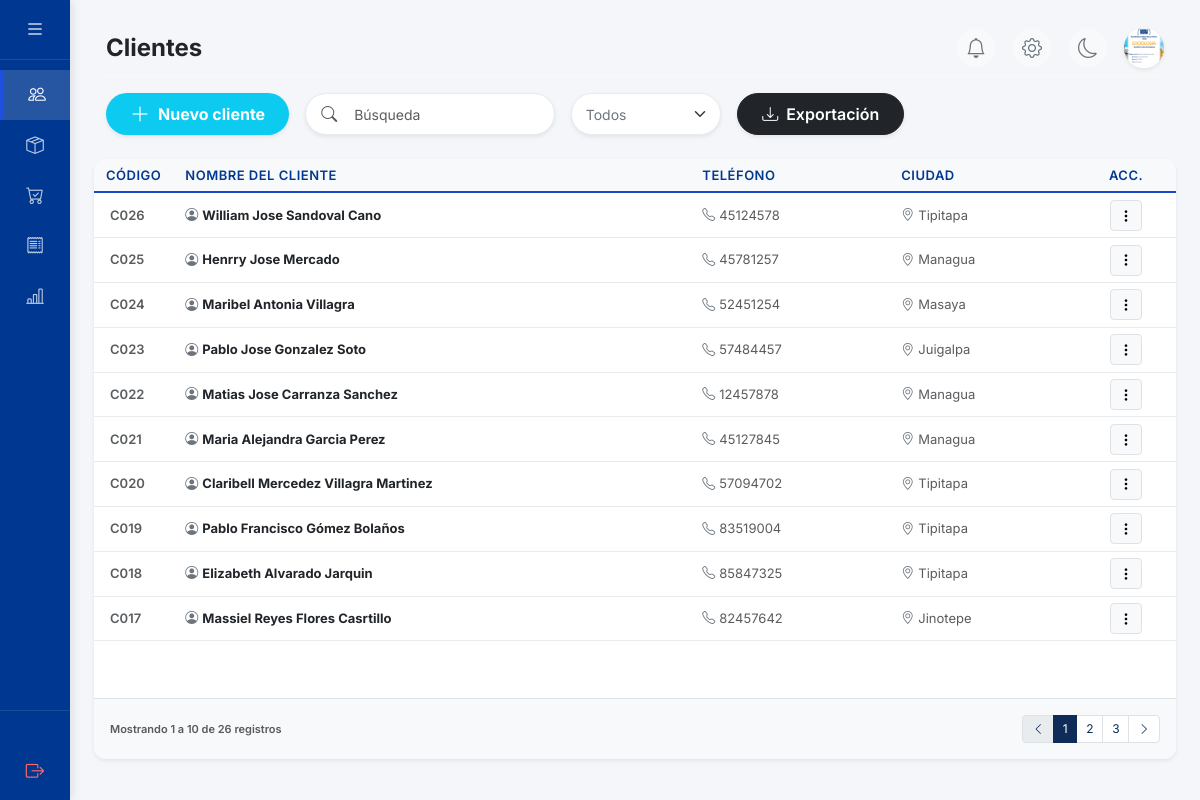
Screenshot of /clientes (signed in) with the database file from the repository.
### models/usuario.py (models this page shows, shortened)
class Usuario(UserMixin, db.Model):
    __tablename__ = "usuarios"
    id = db.Column(
        db.Integer,
        primary_key=True
    )
    username = db.Column(
        db.String(50),
        unique=True,
        nullable=False
    )
    password_hash = db.Column(
        db.String(255),
        nullable=False
    )
    nombre_completo = db.Column(
        db.String(150),
        nullable=True
    )
    direccion = db.Column(
        db.String(255),
        nullable=True
    )
    genero = db.Column(
        db.String(20),
        nullable=True
    )
    telefono = db.Column(
        db.String(20),
        nullable=True
    )
    foto_perfil = db.Column(
        db.String(255),
        nullable=True
    )
    rol_id = db.Column(
        db.Integer,
        db.ForeignKey("roles.id"),
        nullable=False
    )
    cliente_id = db.Column(
        db.Integer,
        db.ForeignKey("clientes.id"),
        nullable=True
    )
    estado = db.Column(
        db.Boolean,
        default=True
    )
    debe_cambiar_password = db.Column(
        db.Boolean,
        nullable=False,
        default=False
    )
    created_at = db.Column(
        db.DateTime,
        default=lambda: datetime.now(UTC)
    )
    updated_at = db.Column(
        db.DateTime,
        default=lambda: datetime.now(UTC),
        onupdate=lambda: datetime.now(UTC)
    )
    rol = db.relationship(
        "Rol",
        back_populates="usuarios"
    )
    cliente = db.relationship(
        "Cliente",
        back_populates="usuario"
    )
    ventas = db.relationship(
        "Venta",
        back_populates="usuario",
        lazy=True
    )
    pagos = db.relationship(
        "Pago",
        back_populates="usuario",
        lazy=True
    )

### models/cliente.py (models this page shows, shortened)
class Cliente(db.Model):
    __tablename__ = "clientes"
    id = db.Column(
        db.Integer,
        primary_key=True
    )
    nombres = db.Column(
        db.String(100),
        nullable=False
    )
    codigo = db.Column(
        db.String(20),
        unique=True,
        nullable=True
    )
    apellidos = db.Column(
        db.String(100),
        nullable=True
    )
    telefono = db.Column(
        db.String(8),
        nullable=False,
        unique=True
    )
    ciudad = db.Column(
        db.String(100),
        nullable=True
    )
    direccion = db.Column(
        db.Text,
        nullable=True
    )
    fecha_ingreso = db.Column(
        db.Date,
        nullable=False
    )
    estado = db.Column(
        db.Boolean,
        default=True
    )
    created_at = db.Column(
        db.DateTime,
        default=lambda: datetime.now(UTC)
    )
    updated_at = db.Column(
        db.DateTime,
        default=lambda: datetime.now(UTC),
        onupdate=lambda: datetime.now(UTC)
    )
    ventas = db.relationship(
        "Venta",
        back_populates="cliente",
        lazy=True
    )
    usuario = db.relationship(
        "Usuario",
        back_populates="cliente",
        uselist=False
    )

### routes/clientes.py (the view, shortened to what this page needs)
@clientes_bp.route("/clientes",methods=["GET", "POST"])
@login_required
@roles_required("ADMIN", "VENDEDOR")
def clientes():
    mensaje = ""
    lista_clientes = Cliente.query.order_by(Cliente.id.desc()).all()
    total_clientes = len(lista_clientes)
    activos = Cliente.query.filter_by(estado=True).count()
    inactivos = Cliente.query.filter_by(estado=False).count()
    from datetime import date
    import calendar
    today = date.today()
    first_day_current_month = date(today.year, today.month, 1)
    nuevos_este_mes = Cliente.query.filter(Cliente.fecha_ingreso >= first_day_current_month).count()
    if today.month == 1:
        first_day_prev_month = date(today.year - 1, 12, 1)
        last_day_prev_month = date(today.year - 1, 12, 31)
    else:
        first_day_prev_month = date(today.year, today.month - 1, 1)
        _, last_day = calendar.monthrange(today.year, today.month - 1)
        last_day_prev_month = date(today.year, today.month - 1, last_day)
    nuevos_mes_anterior = Cliente.query.filter(
        Cliente.fecha_ingreso >= first_day_prev_month,
        Cliente.fecha_ingreso <= last_day_prev_month
    ).count()
    if nuevos_mes_anterior > 0:
        porcentaje_growth = round(((nuevos_este_mes - nuevos_mes_anterior) / nuevos_mes_anterior) * 100)
    else:
        porcentaje_growth = 100 if nuevos_este_mes > 0 else 0
    kpis = {
        "total": total_clientes,
        "activos": activos,
        "inactivos": inactivos,
        "nuevos": nuevos_este_mes,
        "porcentaje_nuevos": f"{porcentaje_growth:+d}" if porcentaje_growth != 0 else "0"
    }
    ultimo_cliente = Cliente.query.order_by(Cliente.id.desc()).first()
    next_id = 1 if not ultimo_cliente else (ultimo_cliente.id + 1)
    siguiente_codigo = f"C{next_id:03d}"
    return render_template(
        "clientes/clientes.html",
        clientes=lista_clientes,
        kpis=kpis,
        siguiente_codigo=siguiente_codigo
    )

### templates/clientes/clientes.html (shortened to what this page needs)
{% extends "base.html" %}
{% block extra_css %}
<link rel="stylesheet" href="{{ url_for('static', filename='css/clientes.css') }}">
{% endblock %}
{% block content %}
<div class="container-fluid pt-1 pb-2">
    <div class="d-flex justify-content-between align-items-center mb-3 pb-2 border-bottom border-light">
        <h4 class="mb-0 fw-bold text-dark d-flex align-items-center">
            Clientes
        </h4>
        <div class="d-flex align-items-center gap-3">
            <button class="btn btn-light rounded-circle p-2 d-flex align-items-center justify-content-center" style="width: 40px; height: 40px;">
                <i class="bi bi-bell fs-5 text-secondary"></i>
            </button>
            <a href="{{ url_for('empresa.informacion_empresa') }}" class="btn btn-light rounded-circle p-2 d-flex align-items-center justify-content-center" style="width: 40px; height: 40px;">
                <i class="bi bi-gear fs-5 text-secondary"></i>
            </a>
            <button class="btn btn-light rounded-circle p-2 d-flex align-items-center justify-content-center" style="width: 40px; height: 40px;">
                <i class="bi bi-moon fs-5 text-secondary"></i>
            </button>
                        <a href="{{ url_for('perfil.editar_perfil') }}" class="text-decoration-none" title="Mi Perfil">
                {% if current_user and current_user.foto_perfil %}
                    <img src="{{ url_for('static', filename='uploads/perfiles/' + current_user.foto_perfil) }}" alt="Perfil" class="rounded-circle shadow-sm object-fit-cover" style="width: 40px; height: 40px;">
                {% else %}
                    <div class="avatar rounded-circle d-flex align-items-center justify-content-center shadow-sm" style="width: 40px; height: 40px; background-color: #ffe0d3; color: #ff5722; font-weight: bold;">
                        {{ current_user.username[:2].upper() if current_user else 'AD' }}
                    </div>
                {% endif %}
            </a>
        </div>
    </div>
    <div class="d-flex justify-content-start align-items-center mb-3">
        <div class="d-flex flex-wrap align-items-center gap-3">
            <button type="button" class="btn btn-info text-white rounded-pill d-flex align-items-center justify-content-center gap-2 fw-bold px-4 shadow-sm" id="btnIrForm"
                style="min-height: 42px; background-color: #0dcaf0; border: none;">
                <i class="bi bi-plus-lg fs-5"></i> Nuevo cliente
            </button>
            <div class="position-relative">
                <i class="bi bi-search position-absolute top-50 start-0 translate-middle-y ms-3 text-muted"></i>
                <input type="text" class="form-control ps-5 border-light-subtle rounded-pill bg-white shadow-sm" id="buscarCliente"
                    placeholder="Búsqueda" style="width: 250px; min-height: 42px;">
            </div>
            <select class="form-select border-light-subtle rounded-pill bg-white shadow-sm text-secondary" id="filtroEstadoCliente" style="width: 150px; min-height: 42px;">
                <option value="TODOS">Todos</option>
            </select>
            <a href="{{ url_for('clientes.exportar_clientes') }}"
                class="btn btn-dark rounded-pill d-flex align-items-center justify-content-center gap-2 fw-semibold px-4 shadow-sm" style="min-height: 42px;">
                <i class="bi bi-download"></i> Exportación
            </a>
        </div>
    </div>
</div>
    <div class="card border-0 shadow-sm d-flex flex-column" style="border-radius: 12px; overflow: hidden; height: calc(100vh - 200px); min-height: 400px;">
        <div class="card-body p-0 d-flex flex-column h-100">
            <div class="table-responsive flex-grow-1" style="overflow-y: auto;">
                <table class="table align-middle table-hover border-light-subtle">
                    <thead class="bg-light text-muted uppercase text-xs fw-bold border-bottom" style="position: sticky; top: 0; z-index: 2; box-shadow: 0 1px 0 rgba(0,0,0,0.1);">
                        <tr>
                            <th class="px-3 py-3 text-start bg-light" style="width: 60px;">CÓDIGO</th>
                            <th class="px-3 py-3 bg-light">NOMBRE DEL CLIENTE</th>
                            <th class="px-3 py-3 bg-light">TELÉFONO</th>
                            <th class="px-3 py-3 d-none d-md-table-cell bg-light">CIUDAD</th>
                            <th class="px-3 py-3 text-center bg-light" style="width: 100px;">ACC.</th>
                        </tr>
                    </thead>
                    <tbody id="tablaClientes">
                        {% for cliente in clientes %}
                        <tr data-id="{{ cliente.id }}"
                            data-codigo="{{ cliente.codigo or 'C' ~ '%03d'|format(cliente.id) }}"
                            data-nombres="{{ cliente.nombres }}" data-telefono="{{ cliente.telefono }}"
                            data-ciudad="{{ cliente.ciudad or '' }}"
                            data-direccion="{{ cliente.direccion or '' }}"
                            data-estado="{% if cliente.estado %}ACTIVO{% else %}INACTIVO{% endif %}">
                            <td class="px-3 py-3 text-start fw-semibold text-muted">
                                {{ cliente.codigo or "C" ~ "%03d"|format(cliente.id) }}
                            </td>
                            <td class="px-3 py-3 fw-bold text-dark">
                                <i class="bi bi-person-circle text-secondary me-1"></i>{{ cliente.nombres }}
                            </td>
                            <td class="px-3 py-3 text-muted">
                                <i class="bi bi-telephone text-secondary me-1"></i>{{ cliente.telefono or '-' }}
                            </td>
                            <td class="px-3 py-3 text-muted d-none d-md-table-cell">
                                <i class="bi bi-geo-alt text-secondary me-1"></i>{{ cliente.ciudad or '-' }}
                            </td>
                            <td class="px-3 py-3 text-center">
                                <div class="d-flex gap-1 justify-content-center">
                                    <div class="dropdown">
                                        <button class="btn btn-light btn-sm border" type="button" data-bs-toggle="dropdown"
                                            aria-expanded="false">
                                            <i class="bi bi-three-dots-vertical"></i>
                                        </button>
                                    </div>
                                </div>
                            </td>
                        </tr>
                        {% endfor %}
                    </tbody>
                </table>
            </div>
            <div class="d-flex flex-column flex-sm-row justify-content-between align-items-center p-3 bg-light border-top gap-2 mt-auto" style="position: sticky; bottom: 0; z-index: 10;">
                <div class="text-muted text-xs fw-semibold" id="paginationSummary">
                </div>
                <nav aria-label="Navegación de tabla">
                    <ul class="pagination pagination-sm mb-0" id="paginationControls">
                    </ul>
                </nav>
            </div>
        </div>
    </div>
</div>
{% endblock %}

### templates/base.html (shortened to what this page needs)
<!DOCTYPE html>
<html lang="es">
<head>
    <link href="https://cdn.jsdelivr.net/npm/bootstrap@5.3.3/dist/css/bootstrap.min.css" rel="stylesheet">
    <link rel="stylesheet" href="https://cdn.jsdelivr.net/npm/bootstrap-icons@1.11.3/font/bootstrap-icons.min.css">
    <link rel="stylesheet" href="{{ url_for('static', filename='css/login.css') }}">
    <link rel="stylesheet" href="{{ url_for('static', filename='css/base.css') }}">
    {% block extra_css %}
    {% endblock %}
    <link href="https://cdn.jsdelivr.net/npm/select2@4.1.0-rc.0/dist/css/select2.min.css" rel="stylesheet" />
</head>
<body>
    {% set rol_actual = current_user.rol.nombre.upper() if current_user.is_authenticated and current_user.rol else '' %}
    <div id="app-container">
        <aside id="sidebar" class="collapsed">
            <div class="sidebar-header">
                <button class="btn-toggle" id="btnToggleSidebar">
                    <i class="bi bi-list"></i>
                </button>
            </div>
            <div class="sidebar-body">
                <ul class="nav flex-column mb-0">
                    {% if rol_actual == 'ADMIN' %}
                    <li class="nav-item">
                        <a class="nav-link {% if request.endpoint == 'clientes.clientes' %}active{% endif %}" href="{{ url_for('clientes.clientes') }}">
                            <div class="nav-link-content">
                                <i class="bi bi-people icon-main"></i>
                            </div>
                        </a>
                    </li>
                    <li class="nav-item">
                        <a class="nav-link {% if request.endpoint in ['productos.productos', 'categorias.categorias'] %}active{% endif %}"
                           data-bs-toggle="collapse" href="#menuProductos" role="button" aria-expanded="{% if request.endpoint in ['productos.productos', 'categorias.categorias'] %}true{% else %}false{% endif %}" aria-controls="menuProductos">
                            <div class="nav-link-content">
                                <i class="bi bi-box-seam icon-main"></i>
                            </div>
                        </a>
                    </li>
                    {% endif %}
                    {% if rol_actual in ['ADMIN', 'VENDEDOR'] %}
                    <li class="nav-item">
                        <a class="nav-link {% if request.endpoint == 'ventas.ventas' %}active{% endif %}" href="{{ url_for('ventas.ventas') }}">
                            <div class="nav-link-content">
                                <i class="bi bi-cart-check icon-main"></i>
                            </div>
                        </a>
                    </li>
                    <li class="nav-item">
                        <a class="nav-link {% if request.endpoint and 'pagos.facturas' in request.endpoint %}active{% endif %}"
                           data-bs-toggle="collapse" href="#menuFacturas" role="button" aria-expanded="{% if request.endpoint and 'pagos.facturas' in request.endpoint %}true{% else %}false{% endif %}" aria-controls="menuFacturas">
                            <div class="nav-link-content">
                                <i class="bi bi-receipt icon-main"></i>
                            </div>
                        </a>
                    </li>
                    <li class="nav-item">
                        <a class="nav-link {% if request.endpoint == 'reportes.financiero' %}active{% endif %}" href="{{ url_for('reportes.financiero') }}">
                            <div class="nav-link-content">
                                <i class="bi bi-bar-chart-line icon-main"></i>
                            </div>
                        </a>
                    </li>
                    {% endif %}
                </ul>
            </div>
            {% if current_user.is_authenticated %}
            <div class="sidebar-footer">
                <button class="btn-logout mt-3" id="btnLogout">
                    <i class="bi bi-box-arrow-right icon-main" style="font-size: 1.15rem; min-width: 30px; text-align: center;"></i>
                </button>
            </div>
            {% endif %}
        </aside>
        <main id="main-content">
            <div class="container-fluid px-4 py-4">
        {% block content %}
        {% endblock %}
                </div>
</body>
</html>

### rows the page displays
Usuario: foto_perfil (picture)
Cliente: codigo "C026", nombres "William Jose Sandoval Cano", telefono "45124578", ciudad "Tipitapa"
Cliente: codigo "C025", nombres "Henrry Jose Mercado", telefono "45781257", ciudad "Managua"
Cliente: codigo "C024", nombres "Maribel Antonia Villagra", telefono "52451254", ciudad "Masaya"
Cliente: codigo "C023", nombres "Pablo Jose Gonzalez Soto", telefono "57484457", ciudad "Juigalpa"
Cliente: codigo "C022", nombres "Matias Jose Carranza Sanchez", telefono "12457878", ciudad "Managua"
Cliente: codigo "C021", nombres "Maria Alejandra Garcia Perez", telefono "45127845", ciudad "Managua"
Cliente: codigo "C020", nombres "Claribell Mercedez Villagra Martinez", telefono "57094702", ciudad "Tipitapa"
Cliente: codigo "C019", nombres "Pablo Francisco Gómez Bolaños", telefono "83519004", ciudad "Tipitapa"
Cliente: codigo "C018", nombres "Elizabeth Alvarado Jarquin", telefono "85847325", ciudad "Tipitapa"
Cliente: codigo "C017", nombres "Massiel Reyes Flores Casrtillo", telefono "82457642", ciudad "Jinotepe"
